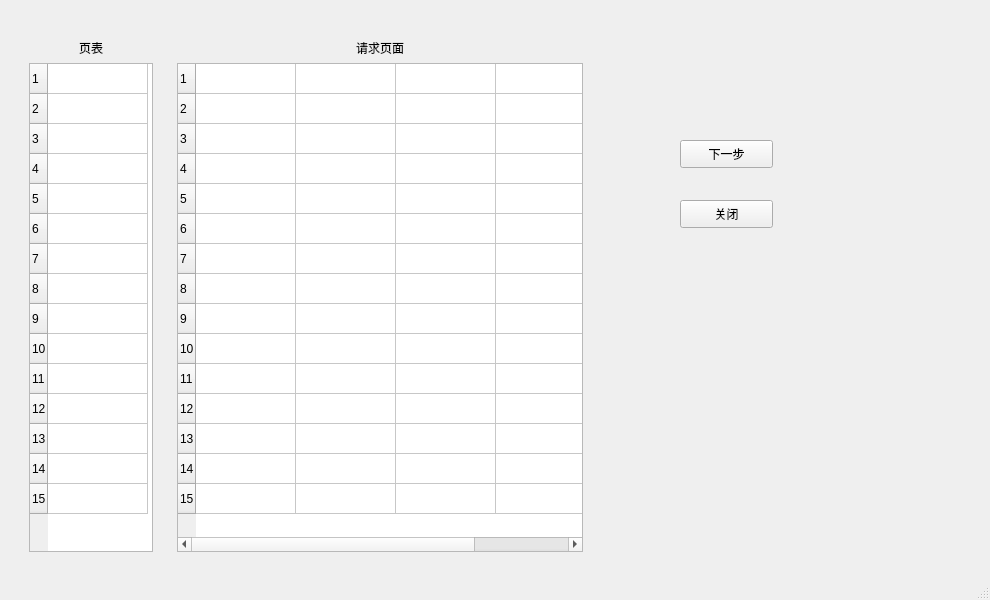
<?xml version="1.0" encoding="UTF-8"?>
<ui version="4.0">
 <class>MainWindow</class>
 <widget class="QMainWindow" name="MainWindow">
  <property name="geometry">
   <rect>
    <x>0</x>
    <y>0</y>
    <width>990</width>
    <height>600</height>
   </rect>
  </property>
  <property name="windowTitle">
   <string>MainWindow</string>
  </property>
  <widget class="QWidget" name="centralwidget">
   <widget class="QWidget" name="widget_3" native="true">
    <property name="geometry">
     <rect>
      <x>20</x>
      <y>30</y>
      <width>572</width>
      <height>531</height>
     </rect>
    </property>
    <layout class="QHBoxLayout" name="horizontalLayout" stretch="1,3">
     <item>
      <widget class="QWidget" name="widget_2" native="true">
       <layout class="QVBoxLayout" name="verticalLayout_2">
        <item>
         <widget class="QLabel" name="label_2">
          <property name="text">
           <string>页表</string>
          </property>
          <property name="alignment">
           <set>Qt::AlignCenter</set>
          </property>
         </widget>
        </item>
        <item>
         <widget class="QTableWidget" name="tw_request">
          <property name="rowCount">
           <number>15</number>
          </property>
          <property name="columnCount">
           <number>1</number>
          </property>
          <attribute name="horizontalHeaderVisible">
           <bool>false</bool>
          </attribute>
          <row/>
          <row/>
          <row/>
          <row/>
          <row/>
          <row/>
          <row/>
          <row/>
          <row/>
          <row/>
          <row/>
          <row/>
          <row/>
          <row/>
          <row/>
          <column/>
         </widget>
        </item>
       </layout>
      </widget>
     </item>
     <item>
      <widget class="QWidget" name="widget" native="true">
       <layout class="QVBoxLayout" name="verticalLayout">
        <item>
         <widget class="QLabel" name="label">
          <property name="text">
           <string>请求页面</string>
          </property>
          <property name="alignment">
           <set>Qt::AlignCenter</set>
          </property>
         </widget>
        </item>
        <item>
         <widget class="QTableWidget" name="tw_page">
          <property name="rowCount">
           <number>15</number>
          </property>
          <property name="columnCount">
           <number>4</number>
          </property>
          <attribute name="horizontalHeaderVisible">
           <bool>false</bool>
          </attribute>
          <row/>
          <row/>
          <row/>
          <row/>
          <row/>
          <row/>
          <row/>
          <row/>
          <row/>
          <row/>
          <row/>
          <row/>
          <row/>
          <row/>
          <row/>
          <column/>
          <column/>
          <column/>
          <column/>
         </widget>
        </item>
       </layout>
      </widget>
     </item>
    </layout>
   </widget>
   <widget class="QPushButton" name="pushButton">
    <property name="geometry">
     <rect>
      <x>680</x>
      <y>140</y>
      <width>93</width>
      <height>28</height>
     </rect>
    </property>
    <property name="text">
     <string>下一步</string>
    </property>
   </widget>
   <widget class="QPushButton" name="pushButton_2">
    <property name="geometry">
     <rect>
      <x>680</x>
      <y>200</y>
      <width>93</width>
      <height>28</height>
     </rect>
    </property>
    <property name="text">
     <string>关闭</string>
    </property>
   </widget>
  </widget>
  <widget class="QStatusBar" name="statusbar"/>
 </widget>
 <resources/>
 <connections/>
</ui>
